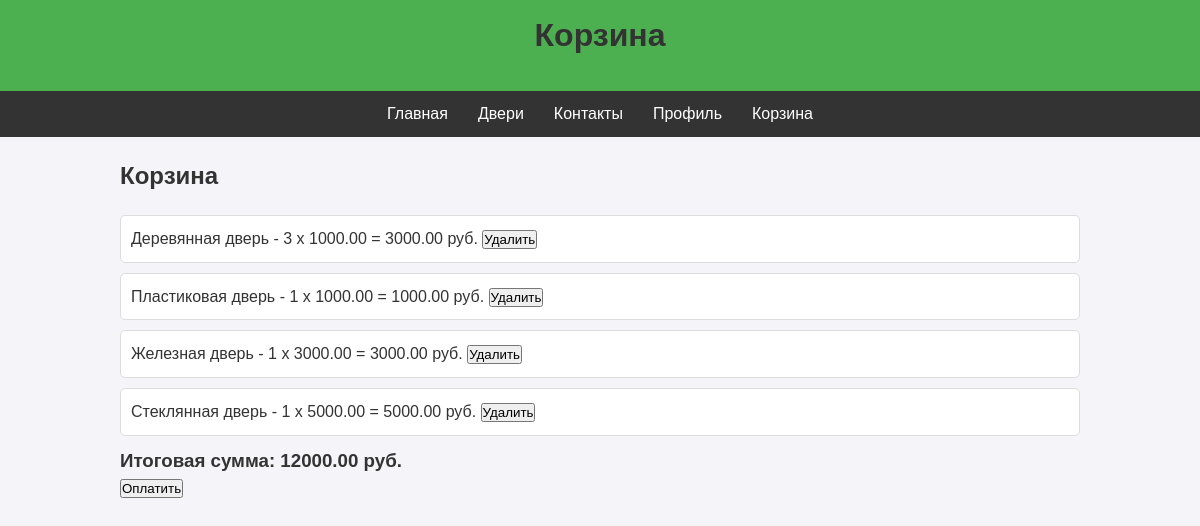
The app's page /cart/ (signed in) with its own data.
### myapp/models.py (models this page shows, shortened)
class CartItem(models.Model):
    user = models.ForeignKey(User, on_delete=models.CASCADE)
    product = models.ForeignKey(Product, on_delete=models.CASCADE)
    quantity = models.PositiveIntegerField(default=1)
    def get_total_price(self):
        return self.product.price * self.quantity

class Product(models.Model):
    name = models.CharField(max_length=100)
    price = models.DecimalField(max_digits=10, decimal_places=2)

### myapp/views.py (the view)
# urls.py: path('cart/', views.cart_view, name='cart'),
@login_required
def cart_view(request):
    cart_items = CartItem.objects.filter(user=request.user)
    total_price = sum(item.get_total_price() for item in cart_items)
    context = {
        'cart_items': cart_items,
        'total_price': total_price,
        'stripe_public_key': settings.STRIPE_PUBLIC_KEY
    }
    return render(request, 'myapp/cart.html', context)

### myapp/templates/myapp/cart.html (shortened to what this page needs)
{% load static %}
<!DOCTYPE html>
<html lang="ru">
<head>
    <link rel="stylesheet" href="{% static 'myapp/style.css' %}">
</head>
<body>
    <header>
        <h1>Корзина</h1>
    </header>
    <nav>
        <a href="/">Главная</a>
        <a href="/doors">Двери</a>
        <a href="/contact">Контакты</a>
        <a href="/profile">Профиль</a>
        <a href="/cart">Корзина</a>
    </nav>
    <div class="container">
    <h2>Корзина</h2>
    <ul>
        {% for item in cart_items %}
        <li>
            {{ item.product.name }} - {{ item.quantity }} x {{ item.product.price }} = {{ item.get_total_price }} руб.
            <form method="post" action="{% url 'remove_from_cart' item.id %}" style="display:inline;">
                <button type="submit">Удалить</button>
            </form>
        </li>
        {% endfor %}
    </ul>
    <h3>Итоговая сумма: {{ total_price }} руб.</h3>
    <button id="checkout-button">Оплатить</button>
    </div>
</body>
</html>

### myapp/static/myapp/style.css (style rules this page uses)
* { margin: 0; padding: 0; box-sizing: border-box; }
body { font-family: Arial, sans-serif; line-height: 1.6; background-color: #f4f4f9; color: #333; }
header { background-color: #4CAF50; color: #fff; padding: 10px 0; text-align: center; }
nav { background-color: #333; color: #fff; display: flex; justify-content: center; padding: 10px 0; }
nav a { color: #fff; margin: 0 15px; text-decoration: none; }
.container { width: 80%; margin: 20px auto; }
h1, h2 { color: #333; margin-bottom: 20px; }
ul { list-style: none; padding: 0; }
li { background: #fff; border: 1px solid #ddd; margin-bottom: 10px; padding: 10px; border-radius: 5px; }

### records on screen
CartItem: product.name "Деревянная дверь", quantity "3", product.price "1000.00", get_total_price "3000.00"
CartItem: product.name "Пластиковая дверь", quantity "1", product.price "1000.00", get_total_price "1000.00"
CartItem: product.name "Железная дверь", quantity "1", product.price "3000.00", get_total_price "3000.00"
CartItem: product.name "Стеклянная дверь", quantity "1", product.price "5000.00", get_total_price "5000.00"

### other values on screen
{{ total_price }} "12000.00"
